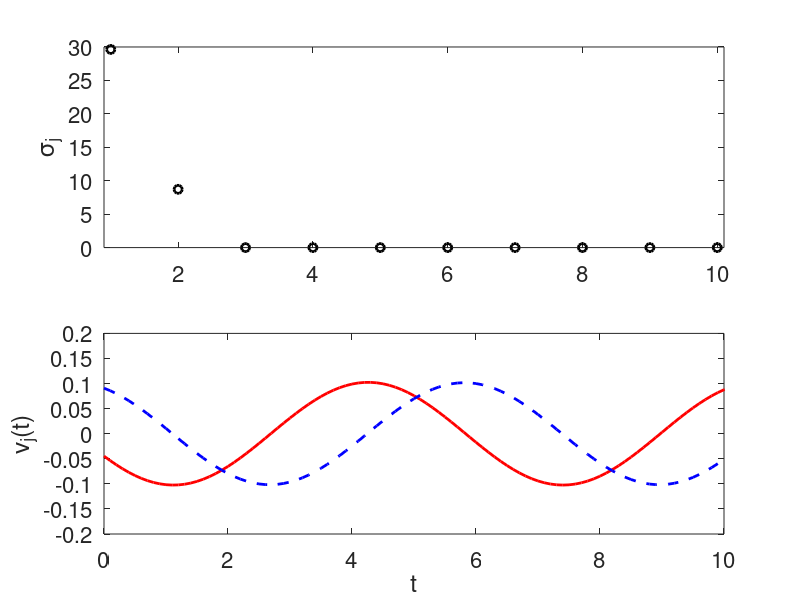

MATLAB code for this plot: (Note: this script raises an error after producing the figure.)
%% Lecture 28 Code

% Clean workspace
clear all; close all; clc

%% Simple synthetic example 

% Generate data
dt = 0.1;
t = 0:dt:20;
x = sin(t);

% Hankel matrix
delays = 10;
xd = hankel(x(1:delays),x(delays:end));

% Apply SVD
[U, S, V] = svd(xd); % SVD of delay matrix

% Plot SVD Results
subplot(2,1,1) % Singular values
plot(diag(S),'ko','Linewidth',2)
ylabel('\sigma_j')
set(gca,'Fontsize',16,'Xlim',[0.9 delays+0.1])

subplot(2,1,2) % Right-singular vectors
plot(t(1:end-delays+1),V(:,1),'r','Linewidth',2)
hold on
plot(t(1:end-delays+1),V(:,2),'b--','Linewidth',2)
xlabel('t')
ylabel('v_j(t)')
set(gca,'Fontsize',16,'Xlim',[0 10])

%% Apply DMD to first two columns of V

X1 = V(1:end-1,1:2)';
X2 = V(2:end,1:2)'; % first two columns of V

[U2, S2, V2] = svd(X1,'econ');
Stilde = U2'*X2*V2*diag(1./diag(S2));
[eV, D] = eig(Stilde); % compute eigenvalues + eigenvectors
mu = diag(D); % extract eigenvalues
omega = log(mu)/dt;
Phi = U2*eV;

y0 = Phi\X1(:,1); % pseudoinverse to get initial conditions

u_modes = zeros(length(y0),length(t));
for iter = 1:length(t)
   u_modes(:,iter) = y0.*exp(omega*t(iter)); 
end
u_dmd = real(Phi*u_modes);

% print the continuous-time eigenvalues
omega

%% Simulate the Van der Pol Oscillator

% Clean workspace
clear all; close all; clc

% Simulate ODE
dt = 0.05;
t = 0:dt:200;
x0 = [2; 2];
[t, x] = ode45(@(t,x) VdP(t,x),t,x0);

% Plot solution
subplot(2,1,1) % x(t)
plot(t,x(:,1),'b','Linewidth',2)
xlabel('t')
ylabel('x(t)')
set(gca,'Fontsize',16)
axis tight

subplot(2,1,2) % y(t)
plot(t,x(:,2),'r','Linewidth',2)
xlabel('t')
ylabel('y(t)')
set(gca,'Fontsize',16)
axis tight

%% Time delay coordinates

close all

% Hankel matrix
delays = 1000;
xd = hankel(x(1:delays,1),x(delays:end,1));

% Apply SVD
[U, S, V] = svd(xd); % SVD of delay matrix

% Plot SVD Results
subplot(2,1,1) % Singular values
plot(diag(S),'ko','Linewidth',2)
ylabel('\sigma_j')
set(gca,'Fontsize',16,'Xlim',[0.9 delays+0.1])
title(['Delays = ', num2str(delays)])

subplot(2,1,2) % Right-singular vectors
plot(t(1:end-delays+1),V(:,1),'r','Linewidth',2)
hold on
plot(t(1:end-delays+1),V(:,2),'b--','Linewidth',2)
xlabel('t')
ylabel('v_j(t)')
set(gca,'Fontsize',16,'Xlim',[0 t(end-delays)])




%% VdP Right-Hand-Side

function rhs = VdP(t,x)
    rhs = [x(2); -x(1) + 10*(1 - x(1)^2)*x(2)];
end
